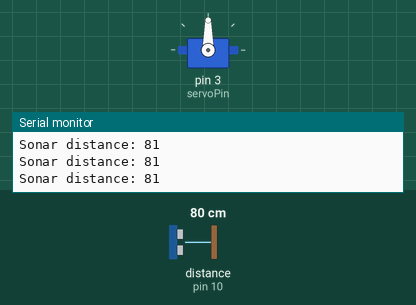
Bench run of a sketch on a simulated Arduino Uno, built with avr-gcc and run on an emulated ATmega328P. On the bench: servo, the last lines printed to the serial monitor. The test bench sets the inputs (shaded band); at power-on: distance to the obstacle (sensor on pin 10) 80 cm. The echo pulse lasts 58.3 µs per cm.

Above: at 1.2 s.
1.3 s: distance to the obstacle (sensor on pin 10) set to 54 cm
3.0 s: distance to the obstacle (sensor on pin 10) set to 47 cm
At 12.6 s:
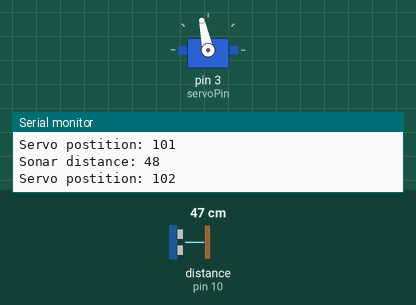
At 27.3 s:
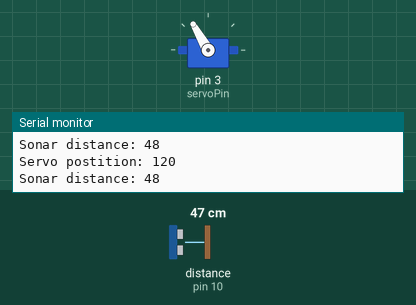
Timing chart, 0 to 28.9 s (numbered marks = the images above; inputs shaded):
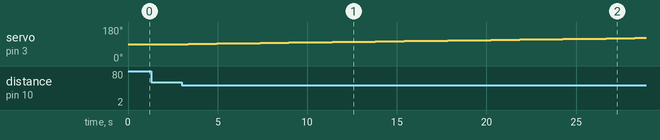

The sketch:

ultrasonicServoChallenge.ino
```cpp
#include <NewPing.h>
#include <Servo.h>

const int sonarTrig = 9;
const int sonarEcho = 10;
int servoPin = 3;

NewPing sonarSensor(sonarTrig, sonarEcho, 200);
Servo Servo1;


int getDistance(){
  int d = 0;
  d = sonarSensor.ping_cm();
  Serial.println("Sonar distance: " + String(d));
  delay(300);
  return d;
}

void setup() {
  Serial.begin(9600);
  Servo1.attach(servoPin);
}

void loop() {
  if(getDistance() <= 50){
    Servo1.write(Servo1.read()+1);
    Serial.println("Servo postition: " + String(Servo1.read()));
    if(Servo1.read() == 180){
      Servo1.write(0);
    }
    delay(500);
  }

}
```

Measured:
- the behaviour switches between 50 and 49 cm on distance to the obstacle (sensor on pin 10) (found by bisection; images 0 and 1)
- after the input at 3.0 s, servo on pin 3 (servoPin): moves from 90° to 122° over 24.9 s, starting after 0.35 s
